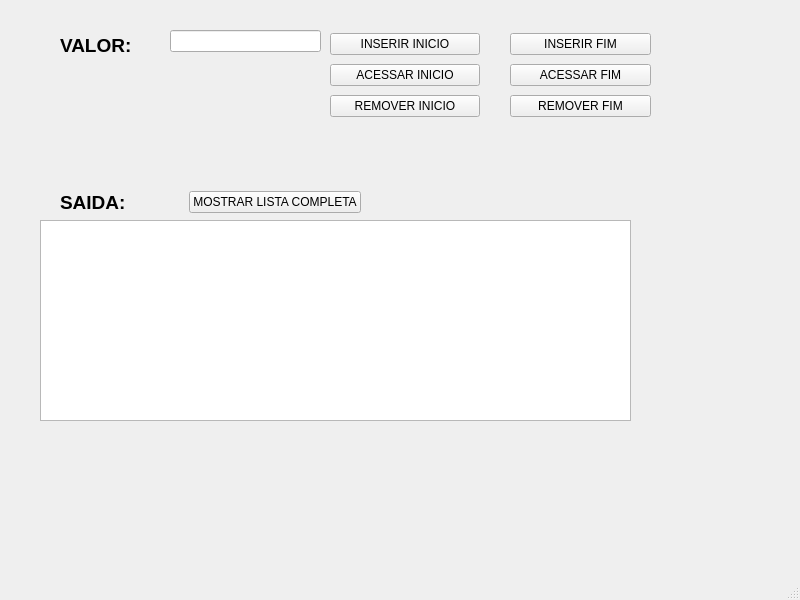
<?xml version="1.0" encoding="UTF-8"?>
<ui version="4.0">
 <class>MainWindow</class>
 <widget class="QMainWindow" name="MainWindow">
  <property name="geometry">
   <rect>
    <x>0</x>
    <y>0</y>
    <width>800</width>
    <height>600</height>
   </rect>
  </property>
  <property name="windowTitle">
   <string>MainWindow</string>
  </property>
  <widget class="QWidget" name="centralwidget">
   <widget class="QTextEdit" name="textEditSaida">
    <property name="geometry">
     <rect>
      <x>40</x>
      <y>220</y>
      <width>591</width>
      <height>201</height>
     </rect>
    </property>
   </widget>
   <widget class="QLabel" name="label">
    <property name="geometry">
     <rect>
      <x>60</x>
      <y>30</y>
      <width>71</width>
      <height>31</height>
     </rect>
    </property>
    <property name="font">
     <font>
      <pointsize>14</pointsize>
     </font>
    </property>
    <property name="text">
     <string>&lt;html&gt;&lt;head/&gt;&lt;body&gt;&lt;p&gt;&lt;span style=&quot; font-weight:700;&quot;&gt;VALOR:&lt;/span&gt;&lt;/p&gt;&lt;/body&gt;&lt;/html&gt;</string>
    </property>
   </widget>
   <widget class="QLineEdit" name="lineEditInserirElemento">
    <property name="geometry">
     <rect>
      <x>170</x>
      <y>30</y>
      <width>151</width>
      <height>22</height>
     </rect>
    </property>
   </widget>
   <widget class="QWidget" name="layoutWidget">
    <property name="geometry">
     <rect>
      <x>330</x>
      <y>30</y>
      <width>150</width>
      <height>91</height>
     </rect>
    </property>
    <layout class="QVBoxLayout" name="verticalLayout">
     <item>
      <widget class="QPushButton" name="pushButtonInserirInicio">
       <property name="text">
        <string>INSERIR INICIO</string>
       </property>
      </widget>
     </item>
     <item>
      <widget class="QPushButton" name="pushButtonAcessarInicio">
       <property name="text">
        <string>ACESSAR INICIO</string>
       </property>
      </widget>
     </item>
     <item>
      <widget class="QPushButton" name="pushButtonRemover">
       <property name="text">
        <string>REMOVER INICIO</string>
       </property>
      </widget>
     </item>
    </layout>
   </widget>
   <widget class="QWidget" name="layoutWidget">
    <property name="geometry">
     <rect>
      <x>60</x>
      <y>190</y>
      <width>301</width>
      <height>25</height>
     </rect>
    </property>
    <layout class="QHBoxLayout" name="horizontalLayout">
     <item>
      <widget class="QLabel" name="label_2">
       <property name="font">
        <font>
         <pointsize>14</pointsize>
        </font>
       </property>
       <property name="text">
        <string>&lt;html&gt;&lt;head/&gt;&lt;body&gt;&lt;p&gt;&lt;span style=&quot; font-weight:700;&quot;&gt;SAIDA:&lt;/span&gt;&lt;/p&gt;&lt;/body&gt;&lt;/html&gt;</string>
       </property>
      </widget>
     </item>
     <item>
      <widget class="QPushButton" name="pushButtonMostrarLista">
       <property name="text">
        <string>MOSTRAR LISTA COMPLETA</string>
       </property>
      </widget>
     </item>
    </layout>
   </widget>
   <widget class="QWidget" name="layoutWidget">
    <property name="geometry">
     <rect>
      <x>510</x>
      <y>30</y>
      <width>141</width>
      <height>91</height>
     </rect>
    </property>
    <layout class="QVBoxLayout" name="verticalLayout_2">
     <item>
      <widget class="QPushButton" name="pushButtonInserirFim">
       <property name="text">
        <string>INSERIR FIM</string>
       </property>
      </widget>
     </item>
     <item>
      <widget class="QPushButton" name="pushButtonAcessarFim">
       <property name="text">
        <string>ACESSAR FIM</string>
       </property>
      </widget>
     </item>
     <item>
      <widget class="QPushButton" name="pushButtonRemoverFim">
       <property name="text">
        <string>REMOVER FIM</string>
       </property>
      </widget>
     </item>
    </layout>
   </widget>
  </widget>
  <widget class="QMenuBar" name="menubar">
   <property name="geometry">
    <rect>
     <x>0</x>
     <y>0</y>
     <width>800</width>
     <height>20</height>
    </rect>
   </property>
  </widget>
  <widget class="QStatusBar" name="statusbar"/>
 </widget>
 <resources/>
 <connections/>
</ui>
